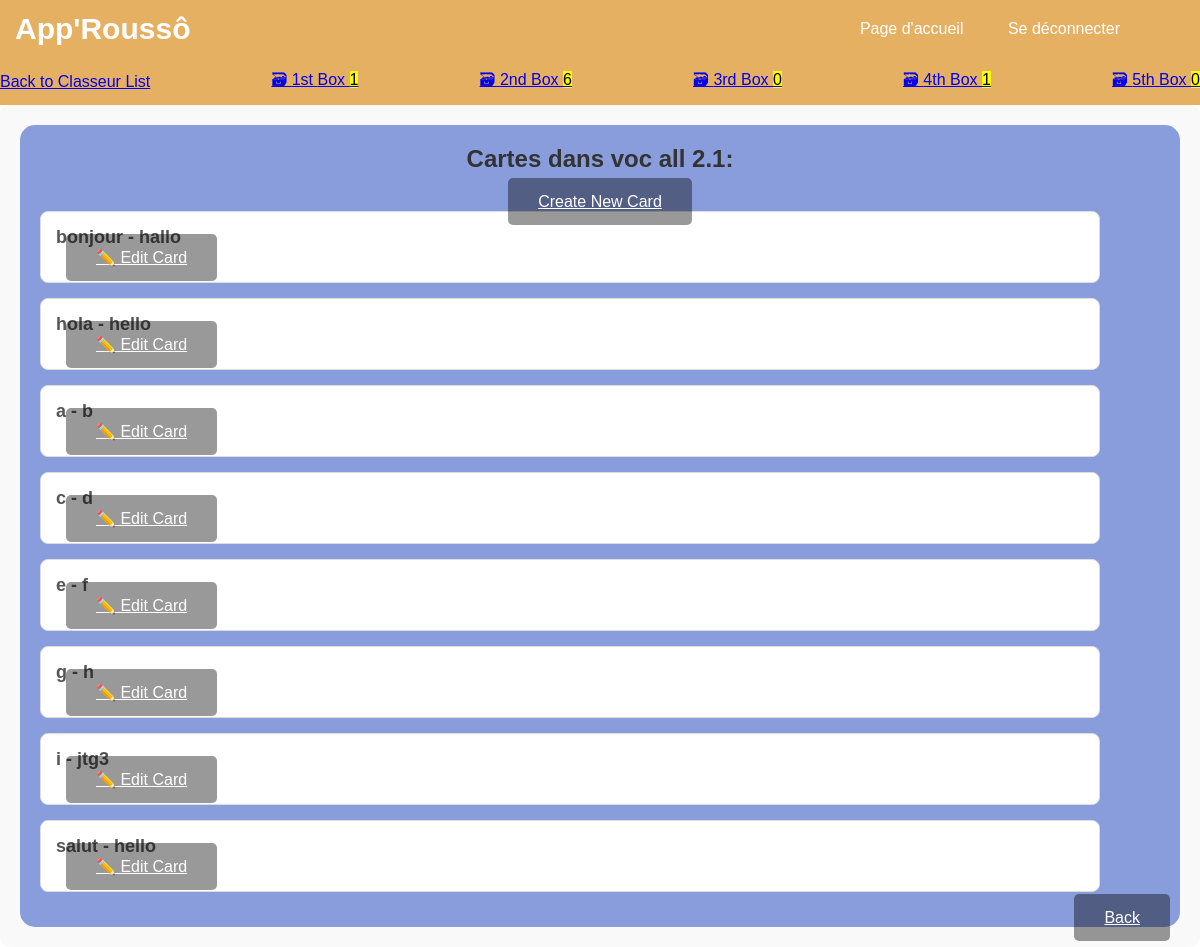
Page /classeur/38/ on the committed database.
### cards/models.py (models this page shows, shortened)
class Classeur(models.Model):
    name = models.CharField(max_length=200, null=False)
    user = models.ForeignKey(User, on_delete=models.CASCADE)  # Classeur is associated with a user

class Card(models.Model):
    question = models.CharField(max_length=100)  # The front side of the card (question)
    answer = models.CharField(max_length=100)  # The back side of the card (answer)
    box = models.IntegerField(
        choices=zip(BOXES, BOXES),
        default=BOXES[0],  # Default box for new cards is box 1
    )
    date_created = models.DateTimeField(auto_now_add=True)  # Timestamp of card creation
    classeur = models.ForeignKey(Classeur, on_delete=models.CASCADE, related_name='cards', default=get_default_classeur)
    user = models.ForeignKey(User, on_delete=models.CASCADE, default=1)  # Default user (to be handled later)

### cards/views.py (the view)
# urls.py: path('classeur/<int:pk>/', ClasseurDetailView.as_view(), name='classeur_detail'),
class ClasseurDetailView(DetailView):
    model = Classeur
    template_name = 'cards/classeur_cartes.html'  # Template à personnaliser
    context_object_name = 'classeur'
    def get_context_data(self, **kwargs):
        context = super().get_context_data(**kwargs)
        context['cards'] = self.object.cards.all()  # Récupérer toutes les cartes liées à ce classeur
        return context

### cards/templatetags/classeur_tags.py (called while the page is built)
@register.inclusion_tag("cards/classeur_box_links.html")
def classeur_boxes_as_links(classeur):
    boxes = []
    for box_num in BOXES:
        card_count = Card.objects.filter(classeur=classeur, box=box_num).count()
        boxes.append({
            "number": box_num,
            "card_count": card_count,
        })
    return {"classeur": classeur, "boxes": boxes}

### cards/templates/cards/classeur_cartes.html (shortened to what this page needs)
{% extends "cards/classeur_list.html" %}
{% load classeur_tags %}
{% load humanize %}
{% block content %}
    <nav>
        <a href="{% url 'classeur_list' %}">Back to Classeur List</a>
        {% classeur_boxes_as_links classeur %}
    </nav>
    {% if classeur.pk %}
        <div class="container3">
            <div class="box-flashcards">
                <h3>Cartes dans {{ classeur.name }}:</h3>
                <a href="{% url 'card-create' classeur.pk %}" class="button">Create New Card</a>
                <ul>
                    {% for card in cards %}
                      <div class="cards-list">
                        <div class="card-content">
                            <h4>{{ card.question }} - {{ card.answer }}</h4>
                        </div>
                        <div class="card-actions">
                            <a href="{% url 'card-update' card.id %}" class="button">✏️ Edit Card</a>
                        </div>
                      </div>
                    {% endfor %}
                </ul>
            </div>
        </div>
        {% else %}
            <p>Classeur non trouvé ou invalide.</p>
        {% endif %}
        <div style="position: fixed; bottom: 20px; right: 20px;">
            <a href="{% url 'classeur_list' %}" class="button">Back</a>
        </div>
{% endblock %}

### cards/templates/cards/classeur_list.html (shortened to what this page needs)
<!DOCTYPE html>
<html lang="en">
{% load static %}
<head>
    <link rel="stylesheet" href="https://cdn.simplecss.org/simple.min.css">
    <link rel="stylesheet" href="{% static 'css/styles_classeur_liste.css' %}">
</head>
<body>
    <nav>
        <h1>App'Roussô</h1>
        <ul>
            <li><a href="{% url 'welcome' %}">Page d'accueil</a></li>
            <li><a href="{% url 'logout' %}">Se déconnecter</a></li>
        </ul>
    </nav>
    {% block content %}{% endblock %}
</body>
</html>

### cards/templates/cards/classeur_box_links.html (shortened to what this page needs)
<!DOCTYPE html>
<html lang="en">
<head>
</head>
<body>
    {% load humanize %}
    {% for box in boxes %}
    <a href="{% url 'classeur-box' classeur_id=classeur.id box_num=box.number %}">
        🗃 {{ box.number | ordinal }} Box <mark>{{ box.card_count }}</mark>
        </a>
    {% endfor %}
</body>
</html>

### static/css/styles_classeur_liste.css (style rules this page uses)
* { margin: 0; padding: 0; box-sizing: border-box; font-family: 'arial', sans-serif; }
body { width: 100%; height: 100%; display: flex; flex-direction: column; }
nav { width: 100%; display: flex; align-items: center; justify-content: space-between; padding: 10px 0; background: #e6b063; }
nav ul { list-style: none; width: 100%; text-align: right; padding-right: 60px; }
nav ul li { display: inline-block; margin: 10px 20px; }
nav ul li a { color: #ffffff; text-decoration: none; }
nav h1 { font-size: 30px; color: white; margin: 0; padding-left: 15px; }
.button { margin: 10px; padding: 15px 30px; font-size: 16px; cursor: pointer; border: none; border-radius: 5px; background-color: rgba(0,0,0,0.4); color: white; transition: background-color 0.3s; }
div ul { list-style: none; width: 100%; text-align: left; padding-right: 60px; row-gap: 10px; }
h1 { font-size: 40px; color: white; align-content: center; text-align: center; }
.container3 { width: 100%; max-width: 1200px; margin: 0 auto; padding: 20px; background-color: #f9f9f9; border-radius: 10px; }
.box-flashcards { text-align: center; padding: 20px; background-color: #899cdc; border-radius: 15px; }
.box-flashcards h3 { font-size: 24px; color: #333; margin-bottom: 20px; }
ul { list-style: none; padding: 0; }
.cards-list { background-color: #fff; border: 1px solid #ddd; border-radius: 8px; padding: 15px; margin-bottom: 15px; transition: transform 0.3s ease; }
.cards-list h4 { font-size: 18px; color: #555; }
.card-content { flex-grow: 1; }
.card-actions { flex-shrink: 0; }

### rows in the picture
Classeur: name "voc all 2.1"
Card: question "bonjour", answer "hallo"
Card: question "hola", answer "hello"
Card: question "a", answer "b"
Card: question "c", answer "d"
Card: question "e", answer "f"
Card: question "g", answer "h"
Card: question "i", answer "jtg3"
Card: question "salut", answer "hello"

### other values in the picture
{{ box.number | ordinal }} "1st" "2nd" "3rd" "4th" "5th"
{{ box.card_count }} "1" "6" "0" "1" "0"
